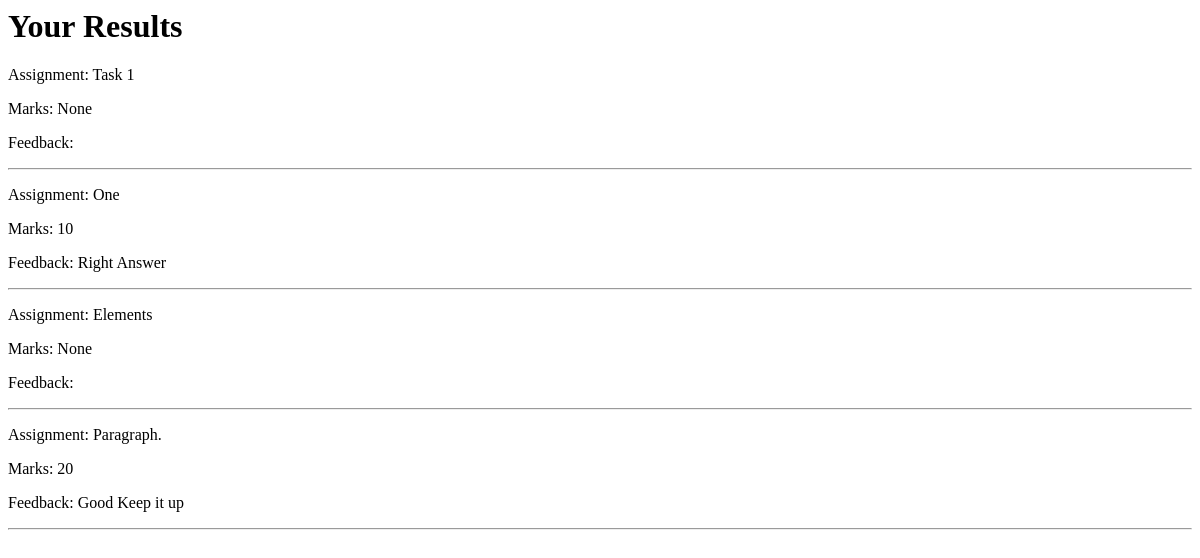
Page /results/ (signed in) on the earlier database version.
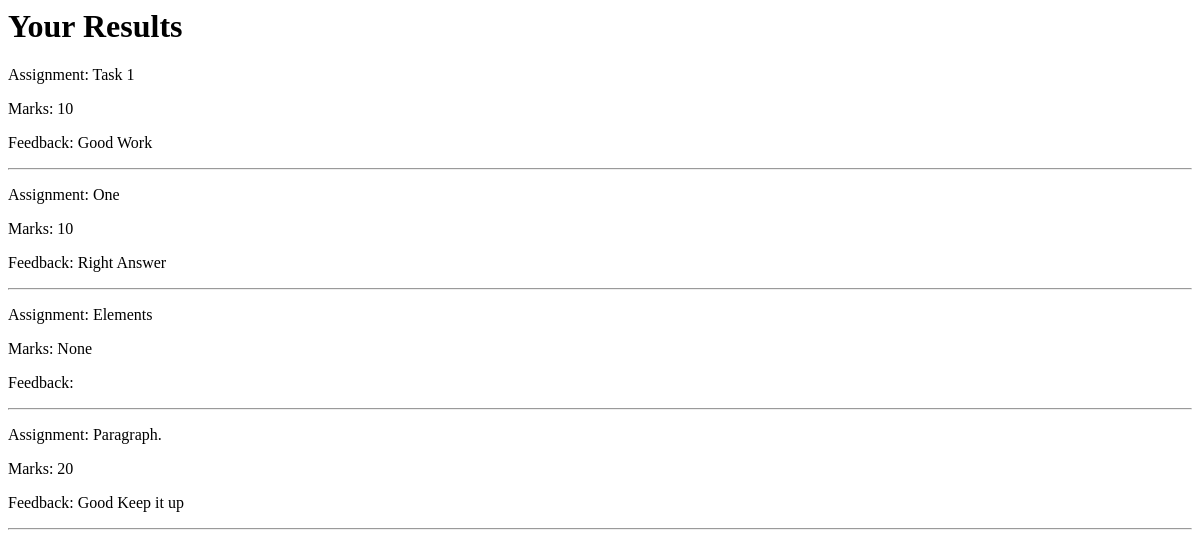
Same page on the later database version.
### pages/models.py (models this page shows, shortened)
class AssignmentSubmission(models.Model):
    assignment = models.ForeignKey(
        Assignment,
        on_delete=models.CASCADE,
        related_name='submissions'
    )
    student = models.ForeignKey(
        settings.AUTH_USER_MODEL,
        on_delete=models.CASCADE,
        related_name='assignment_submissions'
    )
    answer_text = models.TextField(blank=True)
    answer_file = models.FileField(upload_to='assignment_submissions/')
    submitted_at = models.DateTimeField(auto_now_add=True)
    is_checked = models.BooleanField(default=False)
    marks = models.PositiveIntegerField(blank=True, null=True)
    feedback = models.TextField(blank=True)
    class Meta:
        unique_together = ('assignment', 'student')

class Assignment(models.Model):
    course = models.ForeignKey(
        Course,
        on_delete=models.CASCADE,
        related_name='assignments'
    )
    chapter = models.ForeignKey(
        Chapter,
        on_delete=models.CASCADE,
        related_name='assignments',
        blank=True,
        null=True
    )
    title = models.CharField(max_length=200)
    question = models.TextField()
    due_date = models.DateTimeField(blank=True, null=True)
    is_active = models.BooleanField(default=True)
    created_at = models.DateTimeField(auto_now_add=True)

### pages/views.py (the view)
# urls.py: path('results/', views.results, name='results'),
@login_required
def results(request):
    submissions = AssignmentSubmission.objects.filter(student=request.user)
    return render(request, 'pages/results.html', {
        'submissions': submissions
    })

### pages/templates/pages/results.html
<h1>Your Results</h1>
{% for submission in submissions %}
    <p>Assignment: {{ submission.assignment.title }}</p>
    <p>Marks: {{ submission.marks }}</p>
    <p>Feedback: {{ submission.feedback }}</p>
    <hr>
{% endfor %}

Differences in the rows shown:
changed AssignmentSubmission "Task 1": marks "None" → "10"; feedback (not shown) → "Good Work"
